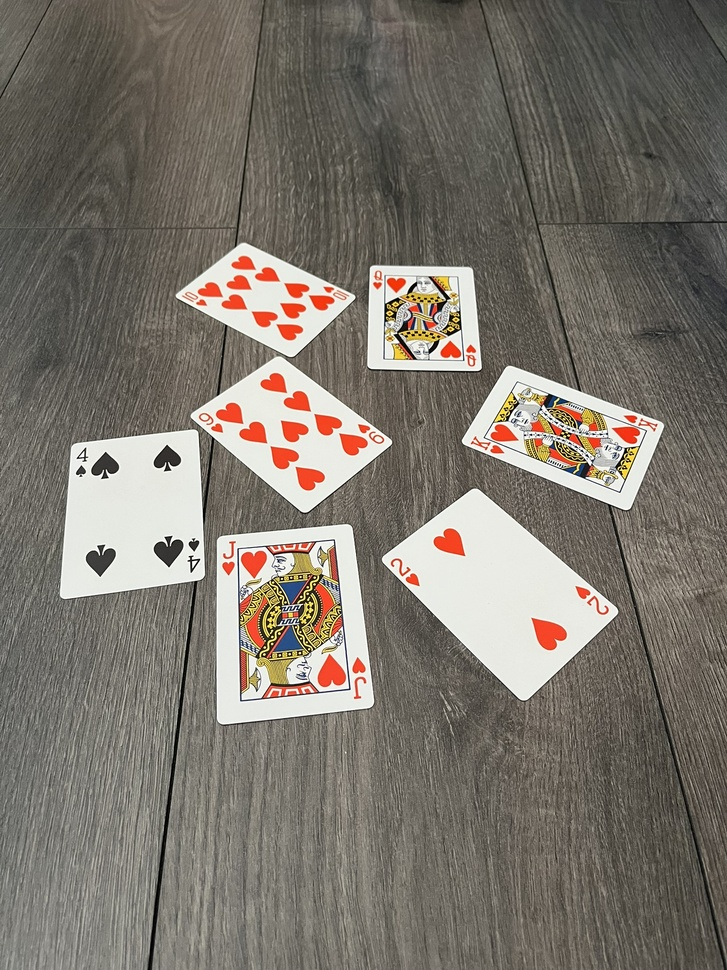
#> input picture sajat/pics/1.jpeg, 727 x 970 px, shrunk from 1536 x 2048 before the run
$ python -i bead2.py   (imports and definitions only)
#> lines starting #> are read from the running program, lines starting #| are printed output that depends on the picture; after the words box and inside, x2 and y2 are one past the last pixel; in counts of white or black regions, pixels touching at a corner belong together
#> further down, picture is the input picture: shape (970, 727, 3); mean B, G, R 108.1, 117, 123.4
import cv2
import numpy as np
import sys
import os
from pathlib import Path

# --- geometric thresholds ----------------------------------------------------
MIN_AREA_RATIO        = 0.025     # minimum contour area (% of whole image)
ASPECT_LOW, ASPECT_HIGH = 1.25, 1.7
RECT_FILL_RATIO       = 0.65      # contour must fill ≥ 65 % of its minAreaRect
RECT_FILL_RATIO_BORDER = 0.40
PAD                   = 10
# -----------------------------------------------------------------------------

def order_points(pts):
    """Return points in TL, TR, BR, BL order, padded by –PAD pixels."""
    pts = np.array(pts, dtype="float32")
    s, d = pts.sum(1), np.diff(pts, axis=1)
    ordered = np.zeros((4, 2), dtype="float32")
    ordered[0], ordered[2] = pts[np.argmin(s)], pts[np.argmax(s)]
    ordered[1], ordered[3] = pts[np.argmin(d)], pts[np.argmax(d)]
    return ordered - PAD                             # shift back after padding

def find_card_quads(img):
    wb        = cv2.xphoto.createLearningBasedWB()
    balanced  = wb.balanceWhite(img)
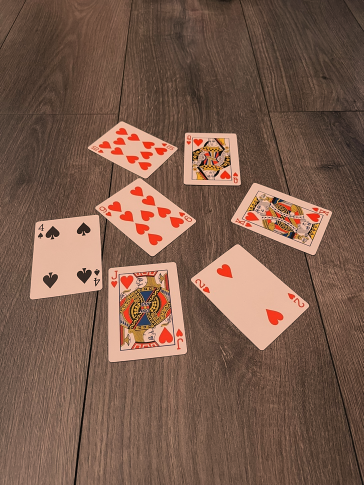
#> balanced: shape (970, 727, 3) (shown at 1/2 size); mean B, G, R 76.4, 92.3, 123.4

    gray      = cv2.cvtColor(balanced, cv2.COLOR_BGR2GRAY)
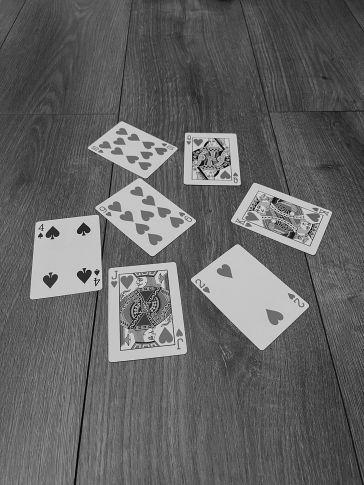
#> gray: shape (970, 727) (shown at 1/2 size); min 0, max 215, mean 99.8
    padded    = cv2.copyMakeBorder(gray, PAD, PAD, PAD, PAD,
                                   cv2.BORDER_CONSTANT, value=0)
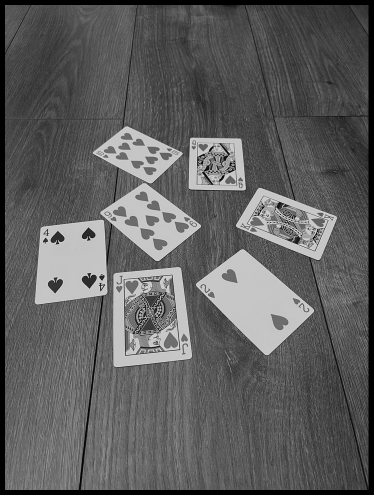
#> padded: shape (990, 747) (shown at 1/2 size); min 0, max 215, mean 95.1

    edges     = cv2.Canny(cv2.GaussianBlur(padded, (7, 7), 0), 10, 200)
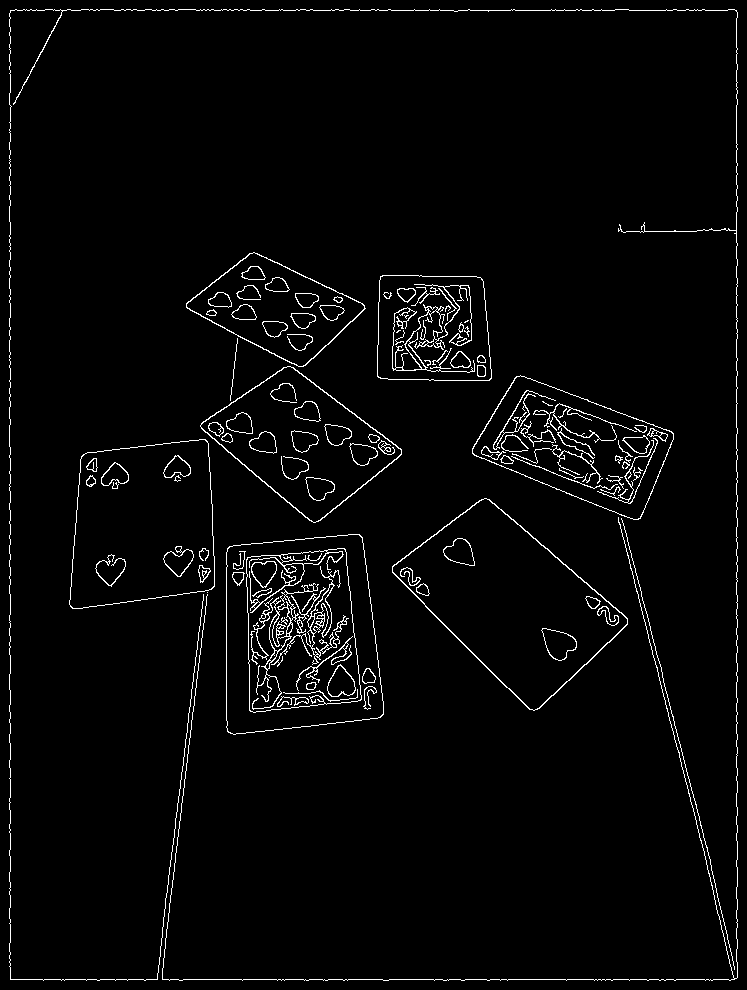
#> edges: shape (990, 747); 2.8% white in thin lines or dots

    cnts,_    = cv2.findContours(edges, cv2.RETR_EXTERNAL,
                                 cv2.CHAIN_APPROX_SIMPLE)
#> cnts = 11 contours, 3 with area under 20; largest, box (x1, y1, x2, y2) and area: (226, 534, 384, 735) 27534, (392, 498, 628, 711) 25140, (69, 439, 215, 609) 20912, (472, 375, 674, 520) 16424, (200, 366, 402, 523) 16276, (377, 275, 492, 381) 11304, (186, 252, 366, 367) 10864, (9, 9, 738, 981) 69

    h, w      = img.shape[:2]
    img_area  = h * w
    quads     = []

    for c in cnts:
        if cv2.contourArea(c) < MIN_AREA_RATIO*img_area:
            continue
        rect      = cv2.minAreaRect(c)
        (cx, cy), (rw, rh), _ = rect
        if rw == 0 or rh == 0:
            continue
        aspect    = max(rw, rh) / min(rw, rh)
        if not ASPECT_LOW <= aspect <= ASPECT_HIGH:
            continue
        if cv2.contourArea(c) / (rw*rh) < RECT_FILL_RATIO:
            continue
        quads.append(order_points(cv2.boxPoints(rect)))
#> this loop made 11 passes
#> (rect, cx, cy, rw, rh, aspect) on passes 2, 5: (((296, 632.9), (158.9, 188.4), -6.01), 296, 632.9, 158.9, 188.4, 1.19), (((138.6, 523.6), (149, 161.4), -3.58), 138.6, 523.6, 149, 161.4, 1.08)
#> after the loop, quads = [[[473.5, 464.5], [620, 611], [525, 706], [378.5, 559.5]]]
    return quads


# [70 lines left out: functions load_reference_sift, sift_on_quads, simple_bf_match, not called in this run]

# [33 lines not run here, left out]

>>> import cv2
>>> picture = cv2.imread('pics/1.jpeg')
>>> result = find_card_quads(picture)
#> result has the same summary as quads in find_card_quads

$ run again, on sajat/pics/11.jpeg
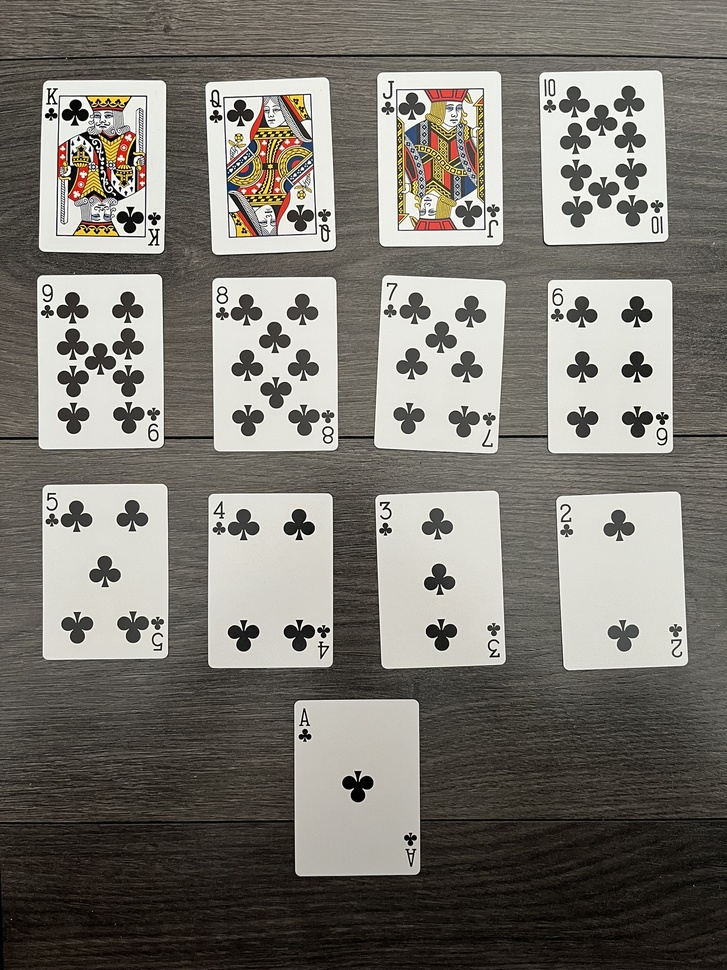
#> input picture sajat/pics/11.jpeg, 727 x 970 px, shrunk from 1536 x 2048 before the run
#> picture is the input picture: shape (970, 727, 3); mean B, G, R 113.3, 120.4, 123.8
#> in find_card_quads, `padded    = cv2.copyMakeBorder(gray, PAD, PAD, PAD, PAD, cv2.BORDER_CO..`:
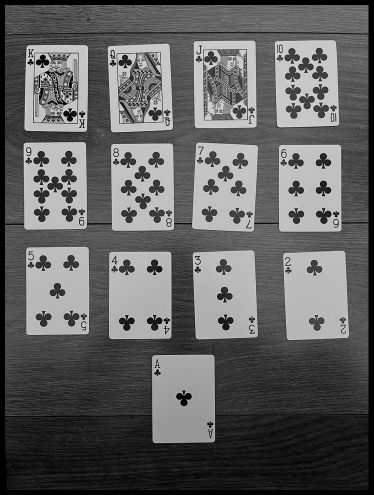
#> padded: shape (990, 747) (shown at 1/2 size); min 0, max 215, mean 97.2
#> in find_card_quads, `edges     = cv2.Canny(cv2.GaussianBlur(padded, (7, 7), 0), 10, 200)`:
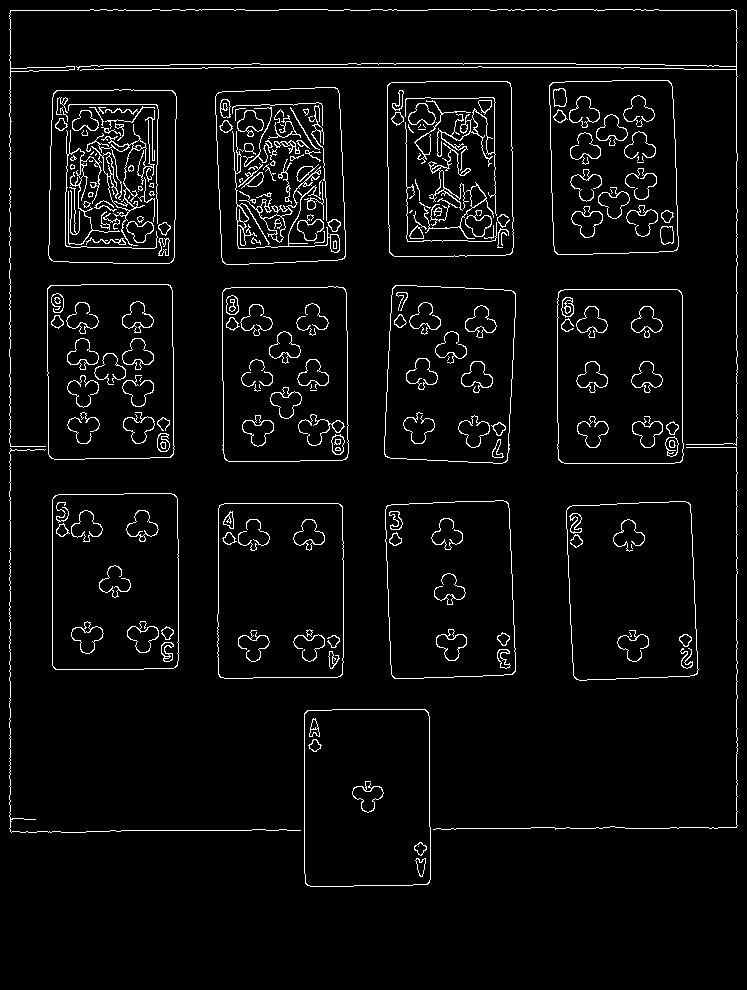
#> edges: shape (990, 747); 4.3% white in thin lines or dots, all inside (x1, y1, x2, y2) = (9, 9, 738, 887)
#> cnts = 16 contours, 2 with area under 20; largest, box (x1, y1, x2, y2) and area: (304, 709, 431, 887) 22022, (52, 493, 179, 670) 21980, (566, 501, 699, 681) 21749, (47, 284, 175, 460) 21729, (217, 503, 344, 679) 21718
#> the loop in find_card_quads, `for c in cnts:` made 16 passes
#> (rect, cx, cy, rw, rh, aspect, s in order_points, d in order_points) on passes 3, 4, 10: (((631.5, 590.5), (125.9, 176.1), -2.54), 631.5, 590.5, 125.9, 176.1, 1.4, [1253.7, 1070, 1190.2, 1373.9], [108.7, -59.35, -190.8, -22.68]), (((449.8, 589.3), (125.6, 176), -2.32), 449.8, 589.3, 125.6, 176, 1.4, [1070.3, 887.4, 1007.8, 1190.7], [289.1, 120.4, -10.14, 158.5]), (((449.6, 373.8), (174.6, 125.6), -87.4), 449.6, 373.8, 174.6, 125.6, 1.39, [972.2, 841, 674.5, 805.6], [-44.49, 75.23, -107.2, -226.9])
#> after the loop in find_card_quads, `for c in cnts:`: quads = 13 items

$ run again, on sajat/pics/12.jpeg
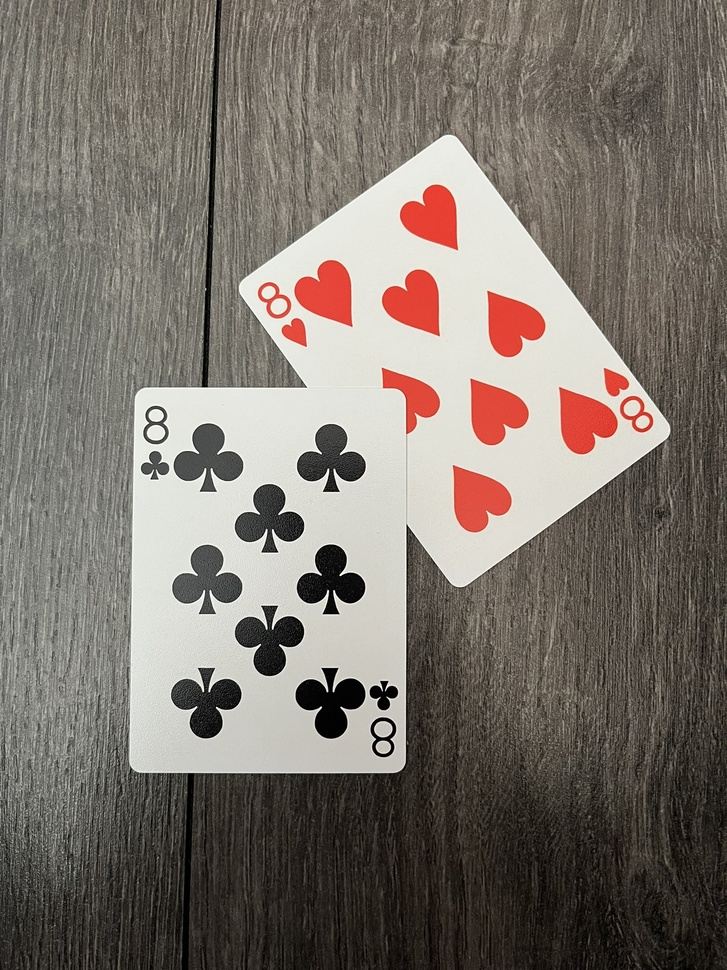
#> input picture sajat/pics/12.jpeg, 727 x 970 px, shrunk from 1536 x 2048 before the run
#> picture is the input picture: shape (970, 727, 3); mean B, G, R 108.5, 116.3, 124.5
#> in find_card_quads, `padded    = cv2.copyMakeBorder(gray, PAD, PAD, PAD, PAD, cv2.BORDER_CO..`:
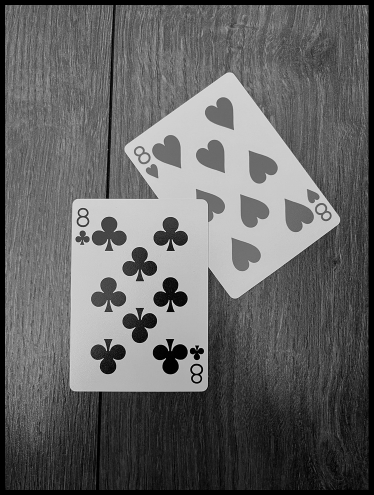
#> padded: shape (990, 747) (shown at 1/2 size); min 0, max 229, mean 100.8
#> in find_card_quads, `edges     = cv2.Canny(cv2.GaussianBlur(padded, (7, 7), 0), 10, 200)`:
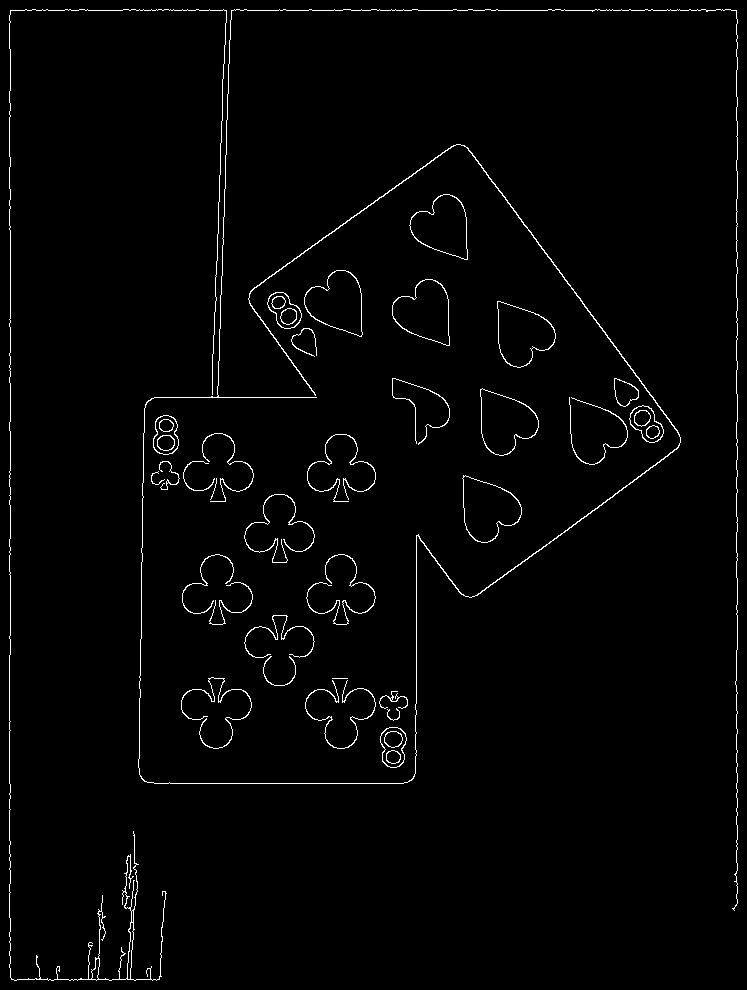
#> edges: shape (990, 747); 1.8% white in thin lines or dots
#> cnts = 33 contours, 6 with area under 20; largest, box (x1, y1, x2, y2) and area: (462, 475, 522, 543) 2640, (480, 388, 539, 456) 2598, (304, 270, 363, 337) 2580, (497, 301, 556, 368) 2568, (392, 279, 450, 346) 2567
#> the loop in find_card_quads, `for c in cnts:` made 33 passes
#> c on pass 5: [[332, 678], [347, 678]]
#> after the loop in find_card_quads, `for c in cnts:`: quads = []
